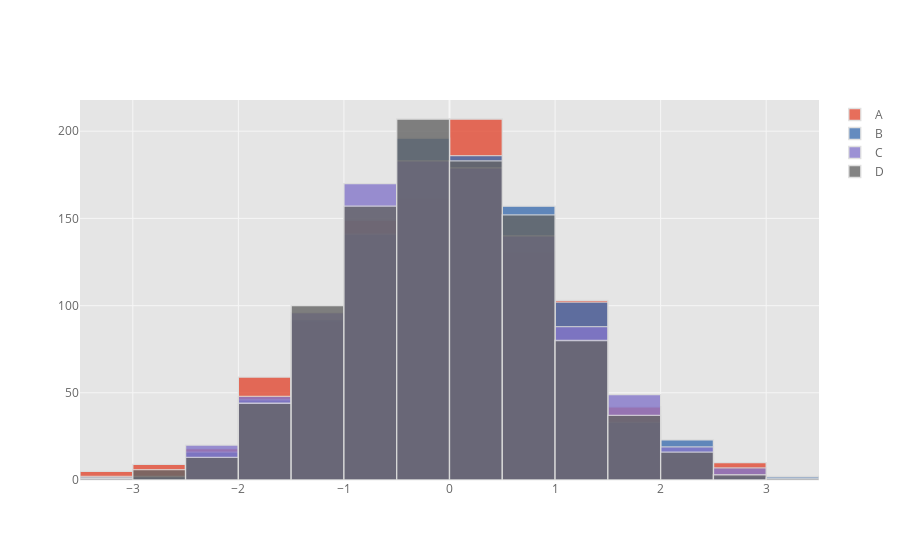

Notebook source saved alongside this figure:
### Code cell
df.iplot(kind='hist',bins=20,y='D')

### Figure 1 — Plotly figure (JSON) as saved in the notebook; plotly's stock layout.template omitted (floating-point values rounded to 4 significant figures; data arrays with more than 128 entries replaced by an {"elided": "..."} marker saying what was removed)
{"data": [{"histfunc": "count", "histnorm": "", "marker": {"color": "rgba(226, 74, 51, 1.0)", "line": {"color": "#D9D9D9", "width": 1.3}}, "name": "A", "nbinsx": 20, "opacity": 0.8, "orientation": "v", "type": "histogram", "x": {"elided": "1000 float values"}}, {"histfunc": "count", "histnorm": "", "marker": {"color": "rgba(62, 111, 176, 1.0)", "line": {"color": "#D9D9D9", "width": 1.3}}, "name": "B", "nbinsx": 20, "opacity": 0.8, "orientation": "v", "type": "histogram", "x": {"elided": "1000 float values"}}, {"histfunc": "count", "histnorm": "", "marker": {"color": "rgba(132, 118, 202, 1.0)", "line": {"color": "#D9D9D9", "width": 1.3}}, "name": "C", "nbinsx": 20, "opacity": 0.8, "orientation": "v", "type": "histogram", "x": {"elided": "1000 float values"}}, {"histfunc": "count", "histnorm": "", "marker": {"color": "rgba(101, 101, 101, 1.0)", "line": {"color": "#D9D9D9", "width": 1.3}}, "name": "D", "nbinsx": 20, "opacity": 0.8, "orientation": "v", "type": "histogram", "x": {"elided": "1000 float values"}}], "layout": {"barmode": "overlay", "legend": {"bgcolor": "#FFFFFF", "font": {"color": "#666666"}}, "paper_bgcolor": "#FFFFFF", "plot_bgcolor": "#E5E5E5", "title": {"font": {"color": "#151516"}}, "xaxis": {"gridcolor": "#F6F6F6", "showgrid": true, "tickfont": {"color": "#666666"}, "title": {"font": {"color": "#666666"}, "text": ""}, "zerolinecolor": "#F6F6F6"}, "yaxis": {"gridcolor": "#F6F6F6", "showgrid": true, "tickfont": {"color": "#666666"}, "title": {"font": {"color": "#666666"}, "text": ""}, "zerolinecolor": "#F6F6F6"}}}
